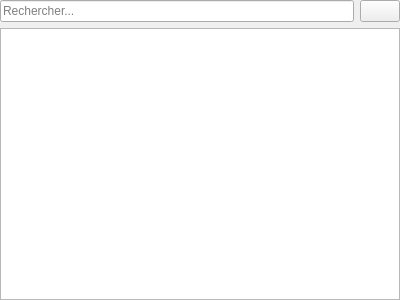
<?xml version="1.0" encoding="UTF-8"?>
<ui version="4.0">
 <class>TokenMenu</class>
 <widget class="QWidget" name="TokenMenu">
  <property name="geometry">
   <rect>
    <x>0</x>
    <y>0</y>
    <width>400</width>
    <height>300</height>
   </rect>
  </property>
  <property name="minimumSize">
   <size>
    <width>10</width>
    <height>0</height>
   </size>
  </property>
  <property name="maximumSize">
   <size>
    <width>16777214</width>
    <height>16777215</height>
   </size>
  </property>
  <property name="windowTitle">
   <string>Form</string>
  </property>
  <layout class="QHBoxLayout" name="horizontalLayout_2">
   <property name="leftMargin">
    <number>0</number>
   </property>
   <property name="topMargin">
    <number>0</number>
   </property>
   <property name="rightMargin">
    <number>0</number>
   </property>
   <property name="bottomMargin">
    <number>0</number>
   </property>
   <item>
    <layout class="QVBoxLayout" name="verticalLayout">
     <item>
      <layout class="QHBoxLayout" name="horizontalLayout">
       <item>
        <widget class="QLineEdit" name="inputSearchField">
         <property name="minimumSize">
          <size>
           <width>0</width>
           <height>0</height>
          </size>
         </property>
         <property name="placeholderText">
          <string>Rechercher...</string>
         </property>
        </widget>
       </item>
       <item>
        <widget class="QPushButton" name="tokenButton">
         <property name="text">
          <string/>
         </property>
         <property name="icon">
          <iconset>
           <normaloff>resource/General/add.png</normaloff>resource/General/add.png</iconset>
         </property>
        </widget>
       </item>
      </layout>
     </item>
     <item>
      <widget class="TokenList" name="m_tokenList"/>
     </item>
    </layout>
   </item>
  </layout>
 </widget>
 <customwidgets>
  <customwidget>
   <class>TokenList</class>
   <extends>QListWidget</extends>
   <header>Token/TokenList.h</header>
  </customwidget>
 </customwidgets>
 <resources/>
 <connections/>
</ui>
